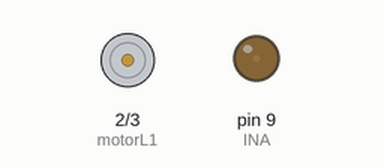
The sketch below on a simulated Arduino Uno, built with avr-gcc and run on an emulated ATmega328P. Parts: motor-driver pin pairs drawn as motors (green arrow = first pin HIGH = forward, orange = second pin HIGH = backward, longer = more drive), output pins drawn as LEDs (lit = HIGH).

Above: at 0.15 s.
At 10.65 s:
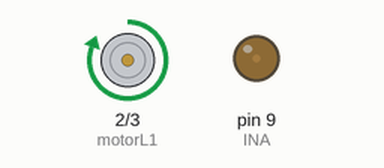
At 20.26 s:
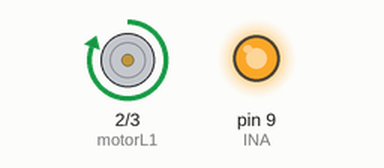
At 39.77 s:
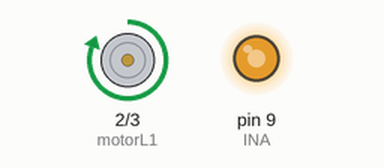
Timing chart, 0 to 40.0 s (numbered marks = the images above):
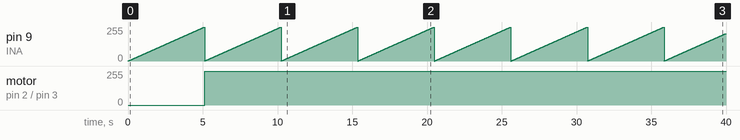

The sketch:

Motor_Test_0.1.ino
```cpp
#define motorL1 2
#define motorL2 3

#define INA 9


void setup() {
  Serial.begin(9600);

  pinMode(motorL1,OUTPUT);
  pinMode(motorL2,OUTPUT);
  pinMode(INA,OUTPUT);

}

void loop() {
  // speedControlTest('h');
  speedControlTest('a');
  // speedControlTest('l');


}

void speedControlTest(char state){
  switch (state){
    case 'a':
      for(int i=0; i<256; i++)
      {
        analogWrite(INA, i);
        delay(20);
      }
      break;
    case 'h':
      analogWrite(INA, HIGH);
      break;
    case 'l':
      analogWrite(INA, LOW);
      break;
  }
      digitalWrite(motorL1, HIGH);
      digitalWrite(motorL2, LOW);

}
```

Measured:
- by itself, pin 9 (INA): ramps from 0/255 to 255/255 and jumps back, once every 5.1 s
- by itself, motor on pin 2 (motorL1) / pin 3 (motorL2): stopped → forward 255/255 at 5.1 s
